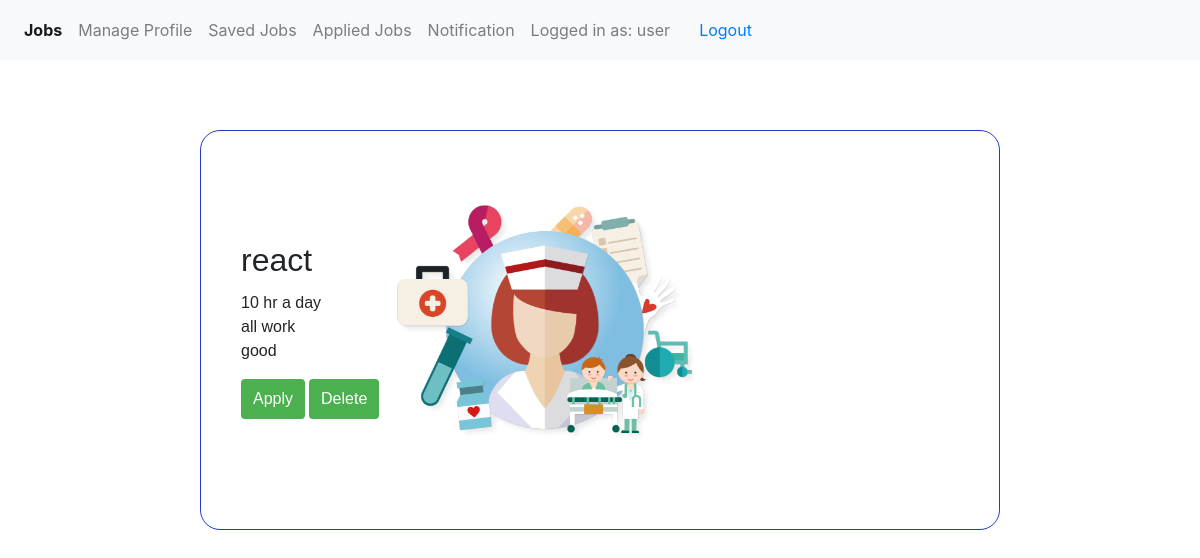
Page /savejobs/ (signed in) on the committed database.
### maincode/models.py (models this page shows, shortened)
class SaveJob(models.Model):
    user = models.ForeignKey(User,on_delete=models.CASCADE,null=True)
    job = models.ForeignKey(Job, on_delete=models.CASCADE)
    saved_at = models.DateTimeField(auto_now_add=True)
    class Meta:
        unique_together = ('user', 'job')

class Job(models.Model):
    job_title = models.CharField(max_length=100)
    job_description = models.TextField()
    photo = models.ImageField(upload_to='job_photos/', null=True, blank=True)

### maincode/views.py (the view)
# urls.py: path('savejobs/', views.save_home_data, name='save_home_data'),
@login_required
def save_home_data(request):
        if request.user.is_authenticated:
            saveddata = SaveJob.objects.filter(user=request.user).order_by('-id')
            return render(request, 'base/save.html', {'saveddata': saveddata})
        else:
            return redirect('login')

### templates/base/save.html (shortened to what this page needs)
{% extends '../base/base.html' %}
{% block content %}
<div class="feed-container">
  {% for savedjob in saveddata %}
  <div class="card">
    <div class="card-content">
      <h2 class="card-title">{{ savedjob.job.job_title }}</h2>
      <p class="card-description">{{ savedjob.job.job_description }}</p>
      <div class="button-container">
        <form method="post" action="{% url 'applyportal_home_data' savedjob.job.id %}">
          <button type="submit" class="apply-btn">Apply</button>
        </form>
        <form method="post" action="{% url 'saved_delete_home_data' savedjob.id %}">
          <button type="submit" class="delete-btn">Delete</button>
        </form>
      </div>
    </div>
    <div class="card-image-container">
      {% if savedjob.job.photo %}
      <img class="card-image" src="{{ savedjob.job.photo.url }}" alt="{{ savedjob.job.job_title }}">
      {% else %}
      <p>No Photo Available</p>
      {% endif %}
    </div>
  </div>
  {% endfor %}
</div>
{% endblock %}

### templates/base/base.html (shortened to what this page needs)
<!DOCTYPE html>
<html lang="en">
<head>
  <link rel="stylesheet" href="https://stackpath.bootstrapcdn.com/bootstrap/4.5.2/css/bootstrap.min.css">
</head>
<body>
  {% block navbar %}
  <nav class="navbar navbar-expand-lg navbar-light bg-light fixed-top d-flex justify-content-between align-items-center"
    style="height: 60px;">
    <div class="collapse navbar-collapse" id="navbarSupportedContent">
      <ul class="navbar-nav d-flex justify-content-center align-items-center">
        <li class="nav-item active">
          <a class="nav-link" href="{% url 'home' %}"><b>Jobs </b><span class="sr-only">(current)</span></a>
        </li>
        <li class="nav-item">
          <a class="nav-link" href="{% url 'manage_profile' %}">Manage Profile</a>
        </li>
        <li class="nav-item">
          <a class="nav-link" href="{% url 'save_home_data' %}">Saved Jobs</a>
        </li>
        <li class="nav-item">
          <a class="nav-link" href="{% url 'apply_home_data' %}">Applied Jobs</a>
        </li>
        <li class="nav-item">
          <a class="nav-link" href="{% url 'notificationpage' %}">Notification</a>
        </li>
        <li class="nav-item d-flex align-items-center">
          {% if user.is_authenticated %}
          <a class="nav-link" href="#">Logged in as: {{ user.username }}</a>
          <form class="nav-link" action="{% url 'logout' %}" method="post">
            <button type="submit" class="btn btn-link">Logout</button>
          </form>
          {% else %}
          <p class="nav-link">You are not logged in</p>
          <a href="{% url 'login' %}" class="nav-link">Log In</a>
          {% endif %}
        </li>
      </ul>
    </div>
  </nav>
  {% endblock %}
  {% block content %}
  {% endblock %}
</body>
</html>

### templates/base/save.html (style rules this page uses)
.feed-container { display: flex; flex-direction: row; flex-wrap: wrap; margin-left: 200px; margin-right: 200px; margin-top: 100px; }
.card { border: 1px solid #223bc7; border-radius: 20px; display: flex; flex-direction: row; margin-top: 30px; align-items: center; height: 400px; width: 100%; }
.card-content { padding-left: 40px; padding-right: 15px; font-family: Verdana, Geneva, Tahoma, sans-serif; font-size: medium; }
.card-title, .card-description { white-space: pre-line; }
.card-image-container { height: 100%; width: 300px; margin-right: 30px; display: flex; justify-content: center; align-items: center; }
.card-image { max-height: 100%; max-width: 100%; }
.button-container { display: flex; gap: 4px; }
.button-container button { background-color: #4CAF50; border: none; color: white; padding: 8px 12px; text-align: center; text-decoration: none; cursor: pointer; border-radius: 4px; transition: background-color 0.3s ease; }

### rows in the picture
SaveJob: job.job_title "react", job.job_description "10 hr a day all work good", job.photo (picture)

### other values in the picture
{{ user.username }} "user"
